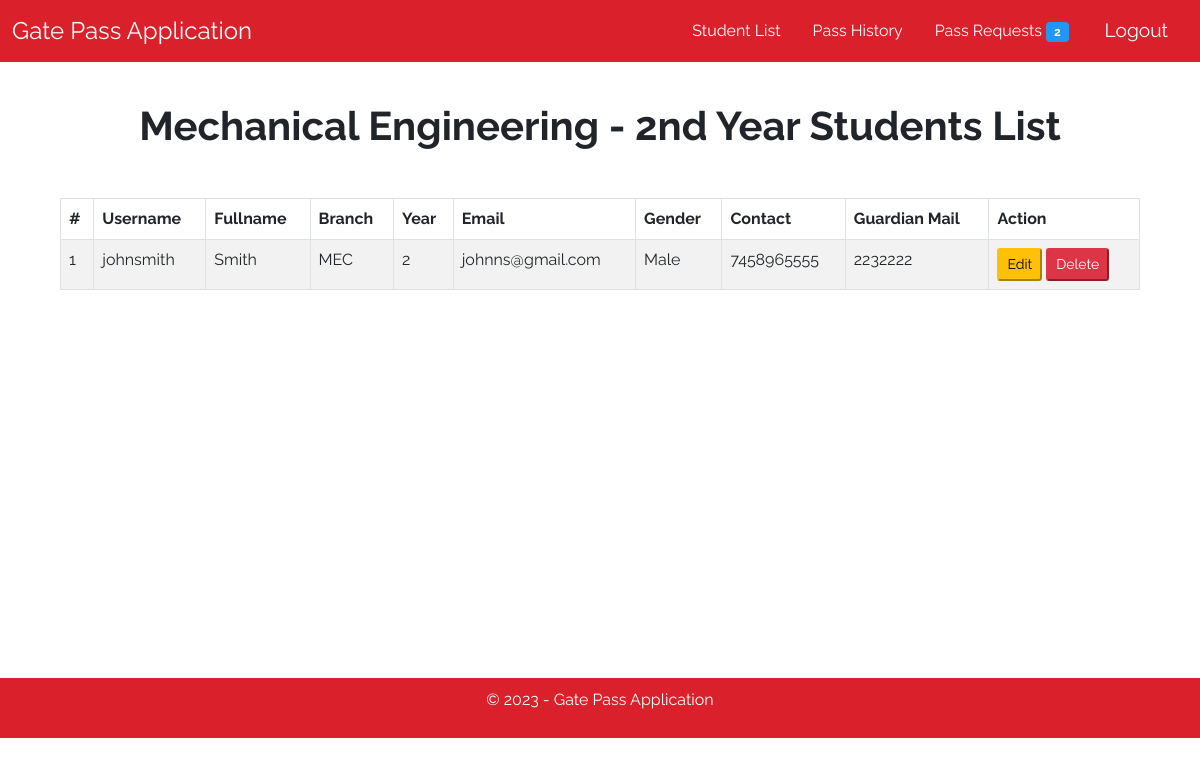
Page /mec2.php (signed in) on the committed database.
### tables this page shows
CREATE TABLE `users` (
  `id` int(11) NOT NULL,
  `fullname` varchar(255) NOT NULL,
  `name` varchar(255) NOT NULL,
  `password` varchar(255) NOT NULL,
  `type` varchar(150) NOT NULL,
  `email` varchar(255) NOT NULL,
  `gender` varchar(150) NOT NULL,
  `department` varchar(255) NOT NULL,
  `year` varchar(20) NOT NULL,
  `phone` varchar(150) NOT NULL,
  `gnmail` varchar(150) NOT NULL
);

### mec2.php (the view, shortened to what this page needs)
<?php
if(!isset($_SESSION["sess_user"])){
  header("Location: index.php");
}
else{
?>
<!DOCTYPE html>
<html lang="en">
<head>
<link href="https://cdn.jsdelivr.net/npm/bootstrap@5.0.0-beta2/dist/css/bootstrap.min.css" rel="stylesheet"
>
    <link rel="stylesheet" href="css/style.css">
</head>
<body>
    <nav class="navbar header-nav navbar-expand-lg navbar-light bg-light">
        <div class="container-fluid">
            <a class="navbar-brand" href="admin.php">Gate Pass Application</a>
            <ul class="nav justify-content-end">
            <li class="nav-item">
                <a class="nav-link" href="registeredstudents.php" style="color:white;">Student List</a>
            </li>
            <li class="nav-item">
                <a class="nav-link" href="leave_history.php" style="color:white;">Pass History</a>
            </li>
            <li class="nav-item">
            <a class="nav-link" href="admin.php" style="color:white;">Pass Requests <span class="badge badge-pill" style="background-color:#2196f3;"><?php include('count_req.php');?></span></a>
            </li>
            <li class="nav-item">
            <button id="logout" onclick="window.location.href='logout.php';">Logout</button> </div>
    </nav>
    <h1>Mechanical Engineering  - 2nd Year Students List</h1>
    <div class="mycontainer">
        <div class="table-responsive">
              <table class="table table-bordered table-hover table-striped">
                  <thead>
                      <th>#</th>
                      <th>Username</th>
                      <th>Fullname</th>
                      <th>Branch</th>
                      <th>Year</th>
                      <th>Email</th>
                      <th>Gender</th>
                      <th>Contact</th>
                      <th>Guardian Mail</th>
                      <th>Action</th>
                  </thead>
                  <tbody>
                    <?php
                          $leaves = mysqli_query($conn,"SELECT * FROM users WHERE type = 'Employee' AND department='MEC' AND year='2'");
                          if($leaves){
                            $numrow = mysqli_num_rows($leaves);
                            if($numrow!=0){
                              $cnt=1;
                              while($row1 = mysqli_fetch_array($leaves))
                                echo "<tr>
                                        <td>$cnt</td>
                                        <td>{$row1['name']}</td>
                                        <td>{$row1['fullname']}</td>
                                        <td>{$row1['department']}</td>
                                        <td>{$row1['year']}</td>
                                        <td>{$row1['email']}</td>
                                        <td>{$row1['gender']}</td>
                                        <td>{$row1['phone']}</td>
                                        <td>{$row1['gnmail']}</td>
                                        <td><a href=\"edit.php?id={$row1['id']}\"><button class='btn-warning btn-sm'>Edit</button></a> <a href=\"delete_emp.php?id={$row1['id']}\"><button class='btn-danger btn-sm' >Delete</button></a></td>
                                      </tr>";
                             $cnt++; }
                             else {
                              echo"<tr class='text-center'><td colspan='12'>YOU DON'T HAVE ANY LEAVE HISTORY! PLEASE APPLY TO VIEW YOUR STATUS HERE!</td></tr>";
                            }
                          }
                          else{
                            echo "Query Error : " . "SELECT descr,status FROM leaves WHERE eid='".$_SESSION['sess_eid']."'" . "<br>" . mysqli_error($conn);;
                          }
                      ?>
                  </tbody>
              </table>
          </div>
    </div>
    <footer class="footer navbar navbar-expand-lg navbar-light bg-light" style="color:white;">
    <div>
    <p class="text-center">&copy; <?php echo date("Y"); ?> - Gate Pass Application</p>
    </div>
    </footer>
</body>
</html>
<?php
}
?>

### css/style.css (style rules this page uses)
* { margin: 0px; box-sizing: border-box; font-family: 'Raleway', sans-serif; }
body { max-width: 100vw; overflow-x: hidden; height: 100vh; }
.header-nav { position: sticky; top: 0; z-index: 999; background-color: #da202a !important; }
.navbar-brand { font-size: 1.5em; color: white !important; font-weight: 400; }
#register, #logout { float: right; padding: 5px; text-decoration: none; color: white; font-size: 1.2em; margin: auto 15px; font-weight: 400; width: max-content; }
#logout { outline: none; border:none; background-color: #da202a; color: white; border-radius: 8px; }
.footer { width: 100%; display: flex; align-items: center; justify-content: center; width: 100%; padding: 10px; bottom: 0; background-color: #da202a !important; color:white; bottom: 0px; }
.footer > div { width: 100%; display: flex; align-items: center; justify-content: center; }

### mec2.php (style rules this page uses)
* { font-family: 'Raleway', sans-serif; }
h1 { text-align: center; font-size: 2.5em; font-weight: bold; padding-top: 1em; }
.mycontainer { width: 90%; margin: 1.5rem auto; min-height: 60vh; }
.mycontainer table { margin: 1.5rem auto; }

### rows in the picture
users: cnt "1", name "johnsmith", fullname "Smith", department "MEC", year "2", email "johnns@gmail.com", gender "Male", phone "7458965555", gnmail "2232222"

### other values in the picture
$query->num_rows "2"
